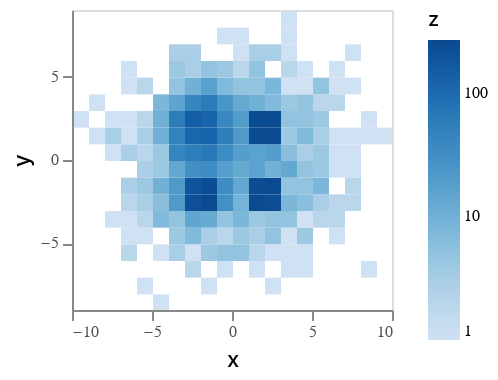

Here is the notebook cell this chart was saved with:
### Code cell
# Altair Rendering Cost
import altair as alt
chart = alt.Chart(result).mark_rect().encode(
    x=alt.X('xBinStart', type='quantitative', axis=alt.Axis(title="x"), bin = alt.BinParams(binned=True)),
    x2=alt.X2('xBinEnd'),
    y=alt.Y('yBinStart', type='quantitative', axis=alt.Axis(title="y"), bin = alt.BinParams(binned=True)),
    y2=alt.Y2('yBinEnd'),
    color = alt.Color('z',type='quantitative', scale=alt.Scale(scheme='blues',type="log"))
)
chart = chart.configure_mark(tooltip=alt.TooltipContent('encoding')) # Setting tooltip as non-null
chart = chart.interactive() # Enable Zooming and Panning

chart = chart.configure_title(fontWeight=500,fontSize=13,font='Helvetica Neue')
chart = chart.configure_axis(titleFontWeight=500,titleFontSize=11,titleFont='Helvetica Neue',
			labelFontWeight=400,labelFontSize=8,labelFont='Helvetica Neue',labelColor='#505050')
chart = chart.configure_legend(titleFontWeight=500,titleFontSize=10,titleFont='Helvetica Neue',
			labelFontWeight=400,labelFontSize=8,labelFont='Helvetica Neue')
chart = chart.properties(width=160,height=150)

chart

### Figure 1 — Vega-Lite specification as saved in the notebook (floating-point values rounded to 4 significant figures; data arrays with more than 128 entries replaced by an {"elided": "..."} marker saying what was removed)
{"config": {"view": {"continuousWidth": 400, "continuousHeight": 300}, "axis": {"labelColor": "#505050", "labelFont": "Helvetica Neue", "labelFontSize": 8, "labelFontWeight": 400, "titleFont": "Helvetica Neue", "titleFontSize": 11, "titleFontWeight": 500}, "legend": {"labelFont": "Helvetica Neue", "labelFontSize": 8, "labelFontWeight": 400, "titleFont": "Helvetica Neue", "titleFontSize": 10, "titleFontWeight": 500}, "mark": {"tooltip": {"content": "encoding"}}, "title": {"font": "Helvetica Neue", "fontSize": 13, "fontWeight": 500}}, "data": {"name": "data-456df169c2e1957888f02cb6ef927f4e"}, "mark": "rect", "encoding": {"color": {"type": "quantitative", "field": "z", "scale": {"scheme": "blues", "type": "log"}}, "x": {"type": "quantitative", "axis": {"title": "x"}, "bin": {"binned": true}, "field": "xBinStart"}, "x2": {"field": "xBinEnd"}, "y": {"type": "quantitative", "axis": {"title": "y"}, "bin": {"binned": true}, "field": "yBinStart"}, "y2": {"field": "yBinEnd"}}, "height": 150, "selection": {"selector003": {"type": "interval", "bind": "scales", "encodings": ["x", "y"]}}, "width": 160, "$schema": "https://vega.github.io/schema/vega-lite/v4.0.2.json", "datasets": {"data-456df169c2e1957888f02cb6ef927f4e": {"elided": "190 records"}}}
